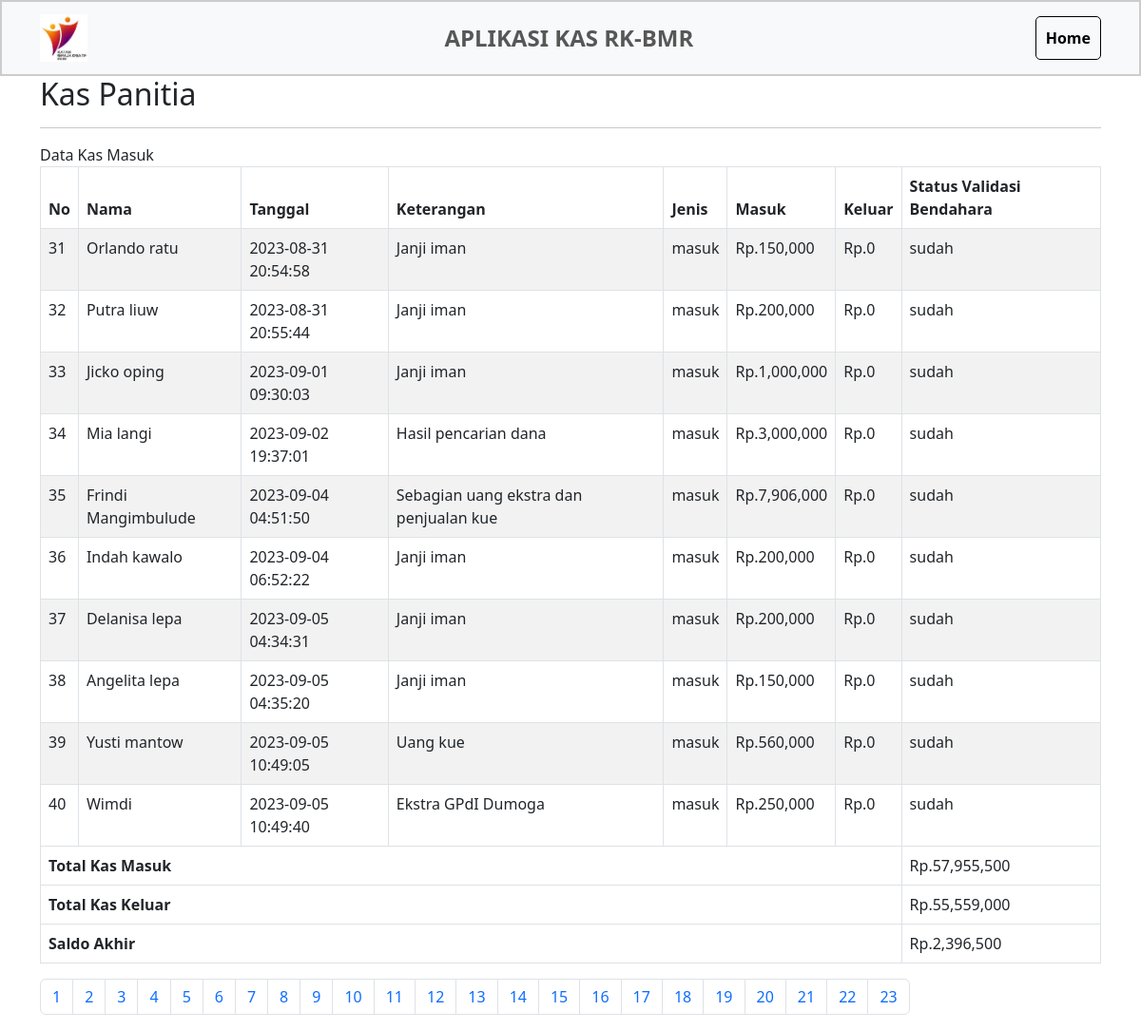
The app's page /user/rekap.php?page=4 (signed in) with its own data.
### tables this page shows
CREATE TABLE `rekap` (
  `id` int(11) NOT NULL,
  `nama` varchar(100) NOT NULL,
  `keterangan` varchar(225) NOT NULL,
  `jenis` varchar(10) NOT NULL,
  `ket` varchar(10) NOT NULL,
  `tanggal` datetime NOT NULL DEFAULT current_timestamp(),
  `masuk` varchar(64) NOT NULL,
  `keluar` varchar(64) NOT NULL
);

### user/rekap.php (the view, shortened to what this page needs)
<!DOCTYPE html>
<html lang="id">
<head>
    <link href="https://cdn.jsdelivr.net/npm/bootstrap@5.3.0/dist/css/bootstrap.min.css" rel="stylesheet">
</head>
<body>
    <nav class="navbar navbar-expand-lg navbar-light bg-light">
        <div class="container">
            <a class="navbar-brand" href="#">
                <img src="../public/download.jpeg" alt="Logo" class="navbar-logo">
            </a>
            <div class="navbar-text">
                APLIKASI KAS RK-BMR
            </div>
            <a href="index.php" class="btn-back">Home</a>
        </div>
    </nav>
    <div class="container">
        <?php
        include "../funtion/koneksi.php";
        $limit = 10;
        $page = isset($_GET['page']) ? $_GET['page'] : 1;
        $start = ($page - 1) * $limit;
        $tampilKas = $conn->query("SELECT * FROM rekap LIMIT $start, $limit") or die(mysqli_error($conn));
        ?>
        <h2>Kas Panitia</h2>
        <hr>
        <div class="panel panel-danger">
            <div class="panel-heading">
                Data Kas Masuk
            </div>
            <div class="panel-body">
                <div class="table-responsive">
                    <table class="table table-striped table-bordered table-hover" id="dataTables-example">
                        <thead>
                            <tr>
                                <th>No</th>
                                <th>Nama</th>
                                <th>Tanggal</th>
                                <th>Keterangan</th>
                                <th>Jenis</th>
                                <th>Masuk</th>
                                <th>Keluar</th>
                                <th>Status Validasi Bendahara</th>
                            </tr>
                        </thead>
                        <tbody>
                            <?php
                            $no = $start + 1;
                            while ($data = $tampilKas->fetch_assoc()) : ?>
                                <tr>
                                    <td><?= $no++; ?></td>
                                    <td><?= $data['nama']; ?></td>
                                    <td><?= $data['tanggal']; ?></td>
                                    <td><?= $data['keterangan']; ?></td>
                                    <td><?= $data['jenis']; ?></td>
                                    <td>Rp.<?= number_format($data['masuk']); ?></td>
                                    <td>Rp.<?= number_format($data['keluar']); ?></td>
                                    <td><?= $data['ket']; ?></td>
                                </tr>
                            <?php endwhile; ?>
                        </tbody>
                        <tfoot>
                            <?php
                            $sql = "SELECT SUM(masuk) AS total_masuk, SUM(keluar) AS total_keluar FROM rekap WHERE ket = 'sudah'";
                            $result = $conn->query($sql);
                            if ($result->num_rows > 0) {
                                $row = $result->fetch_assoc();
                                $totalMasuk = $row['total_masuk'];
                                $totalKeluar = $row['total_keluar'];
                                $saldoAkhir = $totalMasuk - $totalKeluar;
                            }
                            ?>
                            <tr>
                                <th colspan="7">Total Kas Masuk</th>
                                <td>Rp.<?= number_format($totalMasuk); ?></td>
                            </tr>
                            <tr>
                                <th colspan="7">Total Kas Keluar</th>
                                <td>Rp.<?= number_format($totalKeluar); ?></td>
                            </tr>
                            <tr>
                                <th colspan="7">Saldo Akhir</th>
                                <td>Rp.<?= number_format($saldoAkhir); ?></td>
                            </tr>
                        </tfoot>
                    </table>
                </div>
                <?php
                $total_records = mysqli_num_rows($conn->query("SELECT * FROM rekap"));
                $total_pages = ceil($total_records / $limit);
                echo "<ul class='pagination'>";
                for ($i = 1; $i <= $total_pages; $i++) {
                    echo "<li class='page-item'><a class='page-link' href='?page=" . $i . "'>" . $i . "</a></li>";
                }
                echo "</ul>";
                ?>
            </div>
        </div>
    </div>
</body>
</html>

### user/rekap.php (style rules this page uses)
.navbar { border: 2px solid #ccc; font-weight: bold; }
.navbar-brand { font-size: 24px; }
.navbar-text { text-align: center; flex: 1; font-size: 24px; }
.navbar-logo { width: 50px; height: 50px; }
.btn-back { border: 1px solid black; border-radius: 5px; text-decoration: none; padding: 10px; color: black; }

### records on screen
rekap: nama "Orlando ratu", tanggal "2023-08-31 20:54:58", keterangan "Janji iman", jenis "masuk", masuk "150,000", keluar "0", ket "sudah"
rekap: nama "Putra liuw", tanggal "2023-08-31 20:55:44", keterangan "Janji iman", jenis "masuk", masuk "200,000", keluar "0", ket "sudah"
rekap: nama "Jicko oping", tanggal "2023-09-01 09:30:03", keterangan "Janji iman", jenis "masuk", masuk "1,000,000", keluar "0", ket "sudah"
rekap: nama "Mia langi", tanggal "2023-09-02 19:37:01", keterangan "Hasil pencarian dana", jenis "masuk", masuk "3,000,000", keluar "0", ket "sudah"
rekap: nama "Frindi Mangimbulude", tanggal "2023-09-04 04:51:50", keterangan "Sebagian uang ekstra dan penjualan kue", jenis "masuk", masuk "7,906,000", keluar "0", ket "sudah"
rekap: nama "Indah kawalo", tanggal "2023-09-04 06:52:22", keterangan "Janji iman", jenis "masuk", masuk "200,000", keluar "0", ket "sudah"
rekap: nama "Delanisa lepa", tanggal "2023-09-05 04:34:31", keterangan "Janji iman", jenis "masuk", masuk "200,000", keluar "0", ket "sudah"
rekap: nama "Angelita lepa", tanggal "2023-09-05 04:35:20", keterangan "Janji iman", jenis "masuk", masuk "150,000", keluar "0", ket "sudah"
rekap: nama "Yusti mantow", tanggal "2023-09-05 10:49:05", keterangan "Uang kue", jenis "masuk", masuk "560,000", keluar "0", ket "sudah"
rekap: nama "Wimdi", tanggal "2023-09-05 10:49:40", keterangan "Ekstra GPdI Dumoga", jenis "masuk", masuk "250,000", keluar "0", ket "sudah"

### other values on screen
$totalMasuk "57,955,500"
$totalKeluar "55,559,000"
$saldoAkhir "2,396,500"
